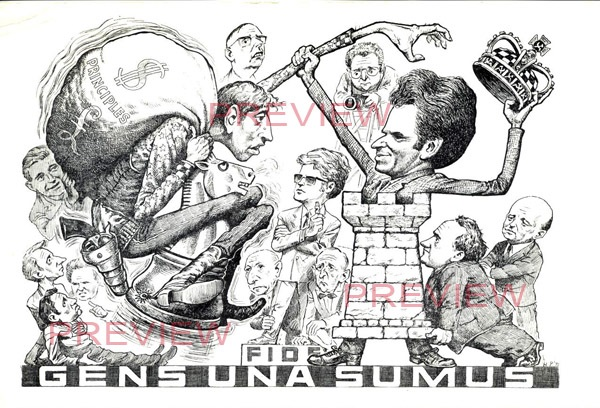
#> input picture Reto_Marca_Agua/primero.jpeg, 600 x 408 px; the run also reads 1 picture not shown here
$ python Reto.py
#> lines starting #> are read from the running program, lines starting #| are printed output that depends on the picture
from PIL import Image
"""
Reto de remoción de una marca de agua.

Curso de proceso digital de imágenes - semestre 2025-1

Profesores:
Manuel Cristóbal López Michelone
Yessica Martínez Reyes
César Hernández Solís

Alumno:
Javier Alejandro Rivera Zavala - 311288876
"""

# Aplica un procesamiento a la imagen original para identificar y marcar áreas rojas,
# colocando las demás áreas en blanco.
def extraer_rojo(imagen_fondo):
    ancho, alto = imagen_fondo.size
    marcas_agua = Image.new("RGB", imagen_fondo.size)
    pixeles_marca_agua = marcas_agua.load()
    pixeles_fondo = imagen_fondo.load()

    for i in range(ancho):
        for j in range(alto):
            r, g, b = pixeles_fondo[i, j]

            if r > g and r > b:
                pixeles_marca_agua[i, j] = (r, g , b)
            else:
                pixeles_marca_agua[i, j] = (255, 255, 255)

    return marcas_agua


# Realiza una búsqueda en profundidad (DFS) en la imagen para detectar una zona conexa de píxeles no blancos.
def dfs(imagen, visitado, x, y, ancho, alto):
    imagen = imagen.convert('RGB')
    direcciones = [(-1, 0), (1, 0), (0, -1), (0, 1)]
    pila = [(x, y)]
    zona_conexa = [(x, y)]
    visitado[x][y] = True

    while pila:
        cx, cy = pila.pop()

        for dx, dy in direcciones:
            nx, ny = cx + dx, cy + dy

            if 0 <= nx < ancho and 0 <= ny < alto and not visitado[nx][ny]:
                r, g, b = imagen.getpixel((nx, ny))

                if (r, g, b) != (255, 255, 255):
                    visitado[nx][ny] = True
                    pila.append((nx, ny))
                    zona_conexa.append((nx, ny))

    return zona_conexa

# Identifica y retorna todas las zonas conexas de píxeles no blancos en la imagen.
def encontrar_zonas_conexas(imagen):
    imagen = imagen.convert('RGB')
    ancho, alto = imagen.size
    visitado = [[False for _ in range(alto)] for _ in range(ancho)]
    zonas_conexas = []

    for x in range(ancho):
        for y in range(alto):
            r, g, b = imagen.getpixel((x, y))

            if (r, g, b) != (255, 255, 255) and not visitado[x][y]:
                zona = dfs(imagen, visitado, x, y, ancho, alto)
                zonas_conexas.append(zona)

    return zonas_conexas

# Elimina las zonas conexas de la imagen que sean más pequeñas que un umbral especificado.
def eliminar_zonas_pequenas(imagen, zonas_conexas, umbral_tamano):
    imagen = imagen.convert('RGB')
    pixeles = imagen.load()

    for zona in zonas_conexas:

        if len(zona) < umbral_tamano:

            for x, y in zona:
                pixeles[x, y] = (255, 255, 255)

    return imagen

# Elimina los píxeles grises de la imagen cuyo rango de diferencia entre los valores RGB es menor que un umbral.
def eliminar_pixeles_grises(imagen, umbral_tolerancia):
    imagen = imagen.convert('RGB')
    pixeles = imagen.load()
    ancho, alto = imagen.size

    for x in range(ancho):
        for y in range(alto):
            r, g, b = pixeles[x, y]

            if abs(r - g) < umbral_tolerancia and abs(r - b) < umbral_tolerancia and abs(g - b) < umbral_tolerancia:
                pixeles[x, y] = (255, 255, 255)

    return imagen

# Realiza una operación de barrido sobre la imagen con marca de agua,
# reemplazando los píxeles marcados con colores (no rojos) de su vecindad.
def barrer_marca_agua(imagen_original, imagen_marca_agua, tamano_matriz):
    imagen_original = imagen_original.convert('RGB')
    imagen_marca_agua = imagen_marca_agua.convert('RGB')
    ancho, alto = imagen_original.size
    imagen_resultado = imagen_original.copy()
    pixeles_resultado = imagen_resultado.load()
    pixeles_original = imagen_original.load()
    pixeles_marca_agua = imagen_marca_agua.load()

    for x in range(ancho):
        for y in range(alto):
            r_marca, g_marca, b_marca = pixeles_marca_agua[x, y]
            if (r_marca, g_marca, b_marca) != (255, 255, 255):
                color_reemplazo = obtener_color_vecinos(ancho, alto, pixeles_original, x, y, tamano_matriz)
                if color_reemplazo:
                    pixeles_resultado[x, y] = color_reemplazo
                else:
                    pixeles_resultado[x, y] = pixeles_original[x, y]
            else:
                pixeles_resultado[x, y] = pixeles_original[x, y]

    return imagen_resultado


# Obtiene un color promedio de los vecinos en torno a un píxel dado, si no es rojo dominante.
def obtener_color_vecinos(ancho_imagen, alto_imagen, pixeles, x, y, tamano_matriz):
    colores = []

    for i in range(tamano_matriz):
        for j in range(tamano_matriz):
            posicion_vecino_x = (x - (tamano_matriz // 2) + i) % ancho_imagen
            posicion_vecino_y = (y - (tamano_matriz // 2) + j) % alto_imagen
            r, g, b = pixeles[posicion_vecino_x, posicion_vecino_y]
            if r <= g or r <= b:
                colores.append((r, g, b))
    no_colores = len(colores)
    if no_colores > 0:
        r, g, b = 0, 0, 0
        for color in colores:
            r += color[0]
            g += color[1]
            b += color[2]
        color_adecuado = (r // no_colores, g // no_colores, b // no_colores)

        return color_adecuado


    return None

# Calcula el promedio del color rojo dominante en la imagen.
def get_rojo_promedio(imagen):
    imagen = imagen.convert('RGB')
    ancho, alto = imagen.size
    pixeles = imagen.load()
    sum_r = 0
    sum_g = 0
    sum_b = 0
    contador = 0
    for i in range(ancho):
        for j in range(alto):
            r, g, b = pixeles[i, j]

            if r > g and r > b:
                sum_r += r
                sum_g += g
                sum_b += b
                contador += 1
    rojo_promedio = (sum_r // contador, sum_g // contador, sum_b // contador)
    print(f'rojo promedio: {rojo_promedio}')
    return rojo_promedio

# Aplica un proceso inverso para separar la marca de agua de la imagen, ajustando el color según un promedio.
def demezclar_marca_agua(imagen_con_marca, solo_marca, color_prom, factor):

    imagen_con_marca = imagen_con_marca.convert('RGB')
    solo_marca = solo_marca.convert('RGB')
    ancho, alto = imagen_con_marca.size
    imagen_resultante = Image.new('RGB', (ancho, alto))
    pixeles_resultante = imagen_resultante.load()
    pixeles_con_marca = imagen_con_marca.load()
    pixeles_solo_marca = solo_marca.load()
    r_prom = color_prom[0]
    g_prom = color_prom[1]
    b_prom = color_prom[2]

    for x in range(ancho):
        for y in range(alto):
            r_con_marca, g_con_marca, b_con_marca = pixeles_con_marca[x, y]
            r_solo_marca, g_solo_marca, b_solo_marca = pixeles_solo_marca[x, y]

            if  (r_solo_marca == 255 and g_solo_marca == 255 and b_solo_marca == 255):
                pixeles_resultante[x, y] = (r_con_marca, g_con_marca, b_con_marca)
            else:
                r_resultante = min(255, int((r_con_marca - factor*r_prom) / (1 - factor)))
                g_resultante = min(255, int((g_con_marca - factor*g_prom) / (1 - factor)))
                b_resultante = min(255, int((b_con_marca - factor*b_prom) / (1 - factor)))
                gris = (r_resultante + g_resultante + b_resultante)//3
                pixeles_resultante[x, y] = (gris, gris, gris)

    return imagen_resultante

#Ejecuta convolución dando seguimiento a una plantilla, sobre una imagen de referencia.
def convolucion_paralela(imagen_base, marca_agua, matriz_conv, factor, bias):
    if imagen_base and marca_agua:
        pixeles_base = imagen_base.load()
        marca_pixeles = marca_agua.load()
        altura_matriz = len(matriz_conv)
        ancho_matriz = len(matriz_conv[0])
        imagen_resultante = Image.new("RGB", imagen_base.size)
        pixeles_resultantes = imagen_resultante.load()

        for columna_imagen in range(imagen_base.width):
            for fila_imagen in range(imagen_base.height):

                sum_r, sum_g, sum_b = 0, 0, 0
                if marca_pixeles[columna_imagen, fila_imagen] != (255, 255, 255):

                    for fila_matriz in range(altura_matriz):
                        for columna_matriz in range(ancho_matriz):
                            columna_resultante = (columna_imagen - (ancho_matriz // 2) + columna_matriz) % imagen_base.width
                            fila_resultante = (fila_imagen - (altura_matriz // 2) + fila_matriz) % imagen_base.height
                            r, g, b = pixeles_base[columna_resultante, fila_resultante]
                            sum_r += r * matriz_conv[fila_matriz][columna_matriz]
                            sum_g += g * matriz_conv[fila_matriz][columna_matriz]
                            sum_b += b * matriz_conv[fila_matriz][columna_matriz]

                    sum_r = min(max(int(factor*sum_r + bias), 0), 255)
                    sum_g = min(max(int(factor*sum_g + bias), 0), 255)
                    sum_b = min(max(int(factor*sum_b + bias), 0), 255)
                    pixeles_resultantes[columna_imagen, fila_imagen] = (sum_r, sum_g, sum_b)

                else:

                    pixeles_resultantes[columna_imagen, fila_imagen]  = pixeles_base[columna_imagen, fila_imagen]

        return imagen_resultante

#Incrementa el brillo de un pixel dado un factor.
def aumentar_brillo(r, g, b, factor):
    r = min(int(r * factor), 255)
    g = min(int(g * factor), 255)
    b = min(int(b * factor), 255)
    return r, g, b

#Incrementa el brillo de los pixeles en la zona de la marca de agua.
def incrementar_brillo_marca_agua(imagen_original, imagen_marca_agua, factor):
    imagen_original = imagen_original.convert('RGB')
    imagen_marca_agua = imagen_marca_agua.convert('RGB')
    ancho, alto = imagen_original.size
    imagen_resultado = imagen_original.copy()
    pixeles_resultado = imagen_resultado.load()
    pixeles_original = imagen_original.load()
    pixeles_marca_agua = imagen_marca_agua.load()

    for x in range(ancho):
        for y in range(alto):

            r_marca, g_marca, b_marca = pixeles_marca_agua[x, y]
            if (r_marca, g_marca, b_marca) != (255, 255, 255):
                r, g, b = pixeles_original[x, y]
                pixeles_resultado[x, y] = aumentar_brillo(r, g, b, factor)

    return imagen_resultado

#Toma 2 imagenes y las combina dentro de la zona donde está la marca de agua.
def fusionar_imagenes_por_marca(imagen1, imagen2, imagen_marca_agua):
    imagen1 = imagen1.convert('RGB')
    imagen2 = imagen2.convert('RGB')
    imagen_marca_agua = imagen_marca_agua.convert('RGB')
    ancho, alto = imagen1.size
    imagen_resultado = Image.new('RGB', (ancho, alto))
    pixeles_resultado = imagen_resultado.load()
    pixeles1 = imagen1.load()
    pixeles2 = imagen2.load()
    pixeles_marca_agua = imagen_marca_agua.load()

    for x in range(ancho):
        for y in range(alto):
            r_marca, g_marca, b_marca = pixeles_marca_agua[x, y]

            if (r_marca, g_marca, b_marca) != (255, 255, 255):
                r1, g1, b1 = pixeles1[x, y]
                r2, g2, b2 = pixeles2[x, y]
                r_promedio = (r1 + r2) // 2
                g_promedio = (g1 + g2) // 2
                b_promedio = (b1 + b2) // 2
                pixeles_resultado[x, y] = (r_promedio, g_promedio, b_promedio)
            else:
                pixeles_resultado[x, y] = pixeles1[x, y]

    return imagen_resultado

#Matrices para convolución
matriz_media= [
    [1, 1, 1],
    [1, 1, 1],
    [1, 1, 1]
    ]
fact_m = 1.0 / 9.0;
bias_m = 0.0;

matriz_bsharp = [
    [-1, -1, -1, -1, -1],
    [-1,  2,  2,  2, -1],
    [-1,  2,  8,  2, -1],
    [-1,  2,  2,  2, -1],
    [-1, -1, -1, -1, -1],
    ]
fact_bsharp = 1.0 / 8.0
bias_bsharp = 0.0

#Explora la vecindad de los pixeles en la marca de agua y
#los reemplaza por el color de gris más próximo que les corresponda.
# [14 lines left out: function reemplazar_por_gris_mas_cercano, not called in this run]

#Explora la vecindad de los pixeles en la marca de agua y
#reemplaza su color por el de aquel más común entre sus vecinos.
def reemplazar_por_vecinos_dominantes(imagen, marca, tamano_matriz):
    nueva_imagen = imagen.copy()
    pixeles = nueva_imagen.load()
    marca_px = marca.load()
    ancho, alto = imagen.size

    radio = tamano_matriz // 2

    for y in range(alto):
        for x in range(ancho):
            r, g, b = marca_px[x, y]
            if (r, g, b) != (255, 255, 255):  # Solo pixeles con marca
                vecinos = {}
                for dy in range(-radio, radio + 1):
                    for dx in range(-radio, radio + 1):
                        nx, ny = x + dx, y + dy
                        if 0 <= nx < ancho and 0 <= ny < alto:
                            pr, pg, pb = pixeles[nx, ny]
                            if not (pr > pg + 40 and pr > pb + 40):  # evitar rojos
                                color = (pr, pg, pb)
                                if color in vecinos:
                                    vecinos[color] += 1
                                else:
                                    vecinos[color] = 1
                if vecinos:
                    # Buscar el color con mayor frecuencia manualmente
                    color_mas_comun = None
                    max_repeticiones = 0
                    for color, conteo in vecinos.items():
                        if conteo > max_repeticiones:
                            color_mas_comun = color
                            max_repeticiones = conteo
                    pixeles[x, y] = color_mas_comun
    return nueva_imagen

#Auxiliar para obtener la distancia entre colores.
def distancia_rgb(c1, c2):
    return sum((a - b) ** 2 for a, b in zip(c1, c2))

#Explora la vecindad de los pixeles en la marca de agua y
#reemplaza su color por el de aquel que le quede más cerca.
def reemplazar_por_vecino_mas_cercano(imagen, marca, tamano_matriz):
    nueva_imagen = imagen.copy()
    pixeles = nueva_imagen.load()
    marca_px = marca.load()
    ancho, alto = imagen.size
    radio = tamano_matriz // 2
    for y in range(alto):
        for x in range(ancho):
            r, g, b = marca_px[x, y]
            if r > g + 40 and r > b + 40:
                color_original = pixeles[x, y]
                mejor_color = None
                menor_distancia = float('inf')
                for dy in range(-radio, radio + 1):
                    for dx in range(-radio, radio + 1):
                        nx, ny = x + dx, y + dy
                        if 0 <= nx < ancho and 0 <= ny < alto:
                            pr, pg, pb = pixeles[nx, ny]
                            if not (pr > pg + 40 and pr > pb + 40):
                                dist = distancia_rgb(color_original, (pr, pg, pb))
                                if dist < menor_distancia:
                                    menor_distancia = dist
                                    mejor_color = (pr, pg, pb)
                if mejor_color:
                    pixeles[x, y] = mejor_color
    return nueva_imagen


if __name__ == '__main__':
################################################################Primer reto################################################################
    imagen = Image.open("primero.jpeg")
#> imagen is the input picture: PIL image 600x408 RGB; mean R, G, B 203.2, 202.3, 201.4
    primer_marca = extraer_rojo(imagen)
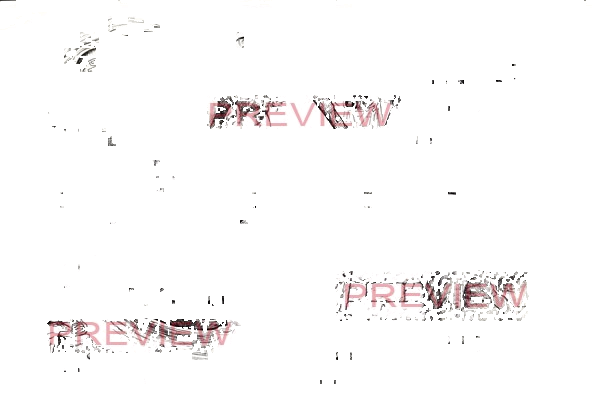
#> primer_marca: PIL image 600x408 RGB; mean R, G, B 251.4, 250.2, 250.3
    zonas_primer_marca = encontrar_zonas_conexas(primer_marca)
#> after the loop in encontrar_zonas_conexas, `for x in range(ancho):`: zonas_conexas = 320 items
#> zonas_primer_marca = 320 items
    primer_marca = eliminar_zonas_pequenas(primer_marca, zonas_primer_marca, 500)
#> the loop in eliminar_zonas_pequenas, `for zona in zonas_conexas: ` made 320 passes
#> zona on passes 5 to 7: [(10, 25), (11, 25), (12, 25), (13, 25)], [(14, 24)], [(16, 17), (17, 17), (16, 18), (17, 18), (18, 18)]
    primer_marca = eliminar_pixeles_grises(primer_marca, 12)
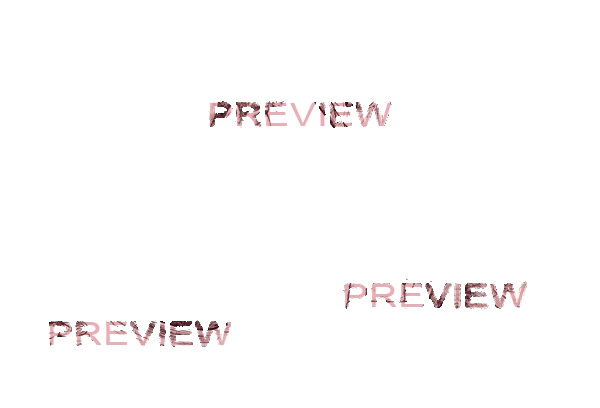
#> primer_marca: PIL image 600x408 RGB; mean R, G, B 253.2, 252.1, 252.2

    zonas_primer_marca = encontrar_zonas_conexas(primer_marca)
#> zonas_primer_marca = 29 items
    primer_marca = eliminar_zonas_pequenas(primer_marca, zonas_primer_marca, 12)
#> the loop in eliminar_zonas_pequenas (call 2), `for zona in zonas_conexas: ` made 29 passes
#> zona on passes 2, 4, 7, 10, 13, 19, 24, 26: [(51, 346)], [(80, 346)], [(131, 332)], [(188, 329), (189, 329)], [(235, 121)], [(340, 116)], [(406, 278), (407, 278), (406, 279), (407, 279)], [(430, 281), (431, 281)]

    imagen_reto1 = barrer_marca_agua(imagen, primer_marca, 3)
    imagen_reto1 = barrer_marca_agua(imagen_reto1, primer_marca, 3)


    primer_marca = extraer_rojo(imagen_reto1)
    zonas_primer_marca = encontrar_zonas_conexas(primer_marca)
    primer_marca = eliminar_pixeles_grises(primer_marca, 15)

    rojo_prom = get_rojo_promedio(primer_marca)
#| rojo promedio: (190, 144, 149)
    imagen_reto1 = demezclar_marca_agua(imagen_reto1, primer_marca, rojo_prom, 0.4)
    imagen_reto1 = incrementar_brillo_marca_agua(imagen_reto1, primer_marca, 1.3)

    copia_para_mezcla = imagen_reto1.copy()
    copia_para_mezcla = convolucion_paralela(copia_para_mezcla, primer_marca, matriz_bsharp, fact_bsharp, bias_bsharp)
    imagen_reto1 = fusionar_imagenes_por_marca(imagen_reto1, copia_para_mezcla, primer_marca)
    imagen_reto1 = barrer_marca_agua(imagen_reto1, primer_marca, 3)

    imagen_reto1.save("primer_reto.png")

    ################################################################Segundo reto################################################################
    imagen2 = Image.open("segundo.jpeg")
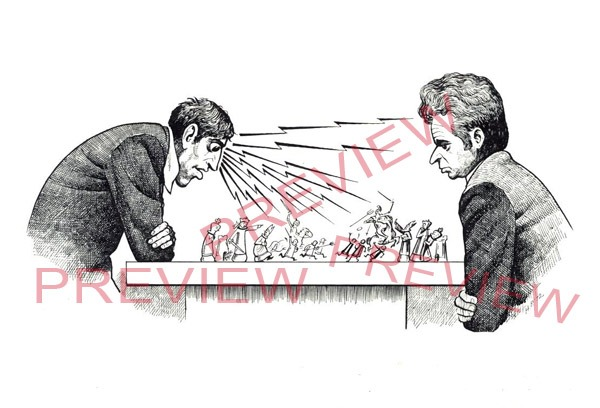
#> input picture Reto_Marca_Agua/segundo.jpeg, 600 x 408 px
#> imagen2 is the input picture: PIL image 600x408 RGB; mean R, G, B 225.9, 223.6, 223.7
    segunda_marca = extraer_rojo(imagen2)
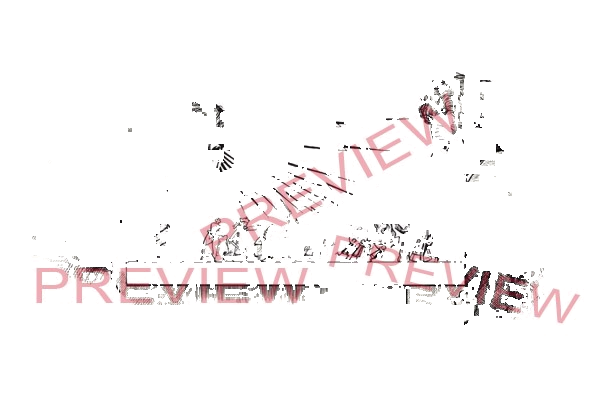
#> segunda_marca: PIL image 600x408 RGB; mean R, G, B 249.9, 247.5, 247.7
    zonas_segunda_marca = encontrar_zonas_conexas(segunda_marca)
    segunda_marca = eliminar_zonas_pequenas(segunda_marca, zonas_segunda_marca, 100)
    segunda_marca = eliminar_pixeles_grises(segunda_marca, 15)
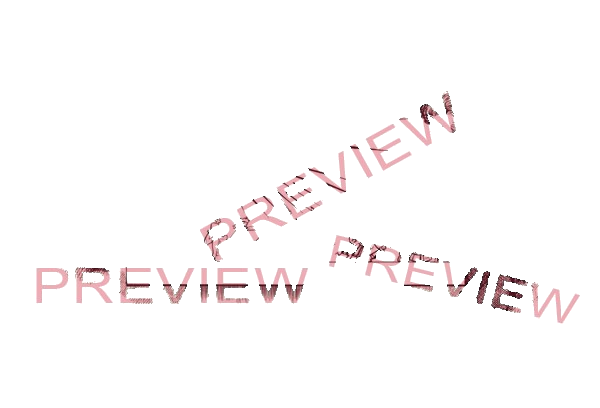
#> segunda_marca: PIL image 600x408 RGB; mean R, G, B 252.4, 250.2, 250.4

    imagen_reto2 = barrer_marca_agua(imagen2, segunda_marca, 3)
    imagen_reto2 = barrer_marca_agua(imagen_reto2, segunda_marca, 3)

    segunda_marca = extraer_rojo(imagen_reto2)
    zonas_segunda_marca = encontrar_zonas_conexas(segunda_marca)
    segunda_marca = eliminar_pixeles_grises(segunda_marca, 18)
    rojo_prom2 = get_rojo_promedio(segunda_marca)
#| rojo promedio: (205, 153, 160)
    imagen_reto2 = demezclar_marca_agua(imagen_reto2, segunda_marca, rojo_prom2, 0.8)
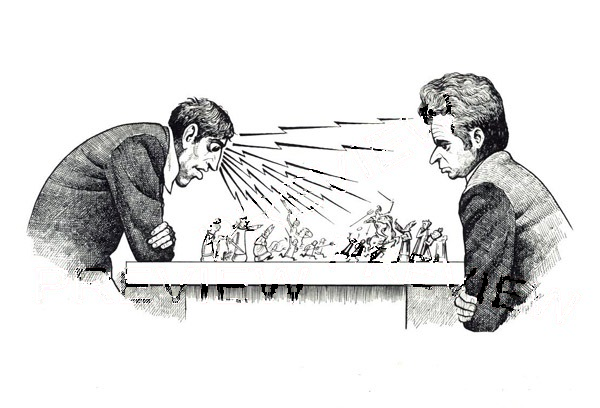
#> imagen_reto2: PIL image 600x408 RGB; mean R, G, B 225, 225.1, 224.8

    imagen_reto2 = incrementar_brillo_marca_agua(imagen_reto2, segunda_marca, 2.2)

    copia_mezcla2 = imagen_reto2.copy()
    copia_mezcla2 = convolucion_paralela(copia_mezcla2, segunda_marca, matriz_bsharp, fact_bsharp, bias_bsharp)

    imagen_reto2 = convolucion_paralela(imagen_reto2, segunda_marca, matriz_media, fact_m, bias_m)
    imagen_reto2 = fusionar_imagenes_por_marca(imagen_reto2, copia_mezcla2, segunda_marca)
    imagen_reto2 = barrer_marca_agua(imagen_reto2, segunda_marca, 3)
    imagen_reto2 = barrer_marca_agua(imagen_reto2, segunda_marca, 3)
    imagen_reto2 = fusionar_imagenes_por_marca(imagen_reto2, copia_mezcla2, segunda_marca)
    imagen_reto2 = incrementar_brillo_marca_agua(imagen_reto2, segunda_marca, 1.5)


    copia_mezcla2 = imagen_reto2.copy()
    copia_mezcla2 = convolucion_paralela(copia_mezcla2, segunda_marca, matriz_bsharp, fact_bsharp, bias_bsharp)
    imagen_reto2 = barrer_marca_agua(imagen_reto2, segunda_marca, 3)
    imagen_reto2 = fusionar_imagenes_por_marca(imagen_reto2, copia_mezcla2, segunda_marca)
    imagen_reto2.save("segundo_reto.png")


    ################################################################Tercer reto################################################################
    imagen3 = Image.open("tercero.jpeg")
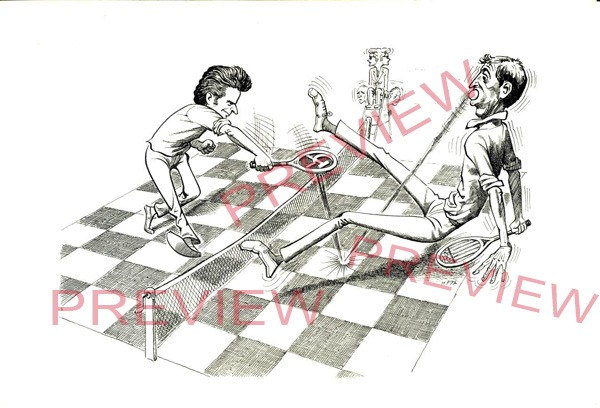
#> input picture Reto_Marca_Agua/tercero.jpeg, 600 x 408 px
#> imagen3 is the input picture: PIL image 600x408 RGB; mean R, G, B 230.2, 228.1, 225.9
    tercera_marca = extraer_rojo(imagen3)
#> (the rest of the program and of its run is left out)
